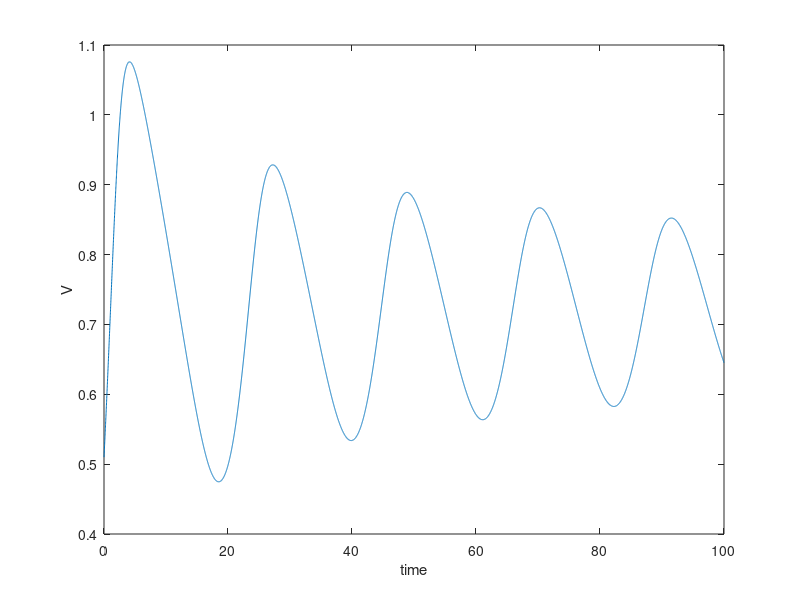

Reproduce this figure in MATLAB.
% Initialising the variables and starting condition
dt=0.01;
t=0:0.01:100;
V=zeros(size(t));
W=zeros(size(t));
a=0.5;
b=0.1;
r=0.1;
Im=0.6796;
%Im=0.5;
vt=0.0;
wt=0;
V(1)=0.51;
W(1)=0.5;
% Euler integration carried out to obtain the V and W values at a given
% time instant
for i=1:10000
    V(i+1)=(V(i)*(a-V(i))*(V(i)-1)-W(i)+Im)*dt+V(i);
    W(i+1)=(b*V(i)-r*W(i))*dt+W(i);
end
% Plots for V(t) vs t and W(t) vs t
figure;
plot(t,V);
xlabel('time')
ylabel('V')
% plot(t,W);
% xlabel('time')
% ylabel('W')
% % Plotting the Phase plane, trajectory and quiver plot to understand limit
% % cycle behavior
% v1=-0.5:0.005:1.5;
% w1=-0.5:0.005:1.5;
% [v,w] = meshgrid(-0.5:0.005:1.5);
% dvdt=zeros(size(v1));
% dwdt=zeros(size(v1));
% disp(size(v1));
% for i=1:401
%     dvdt(i)=v1(i)*(a-v1(i))*(v1(i)-1)+Im;
%     dwdt(i)=b*v1(i)-r*(w1(i));
% end
% 
% plot(v1,(b/r)*v1,v1,dvdt)
% hold on
% 
% plot(V(1:7863000),W(1:7863000))
% %plot(V,W)
% hold on
% quiver(v,w,v*(a-v)*(v-1)-w+Im,b*v-r*w,'LineWidth',1)
% hold off
% hold on
% plot(V(7863001:10000001),W(7863001:10000001),Color='black')
% hold off 
% xlabel('V')
% ylabel('W')
% legend('W nullcline','V nullcline','Trajectory','Quiverplot','Limit Cycle')
% %legend('W nullcline','V nullcline')
% hold off 
% 
